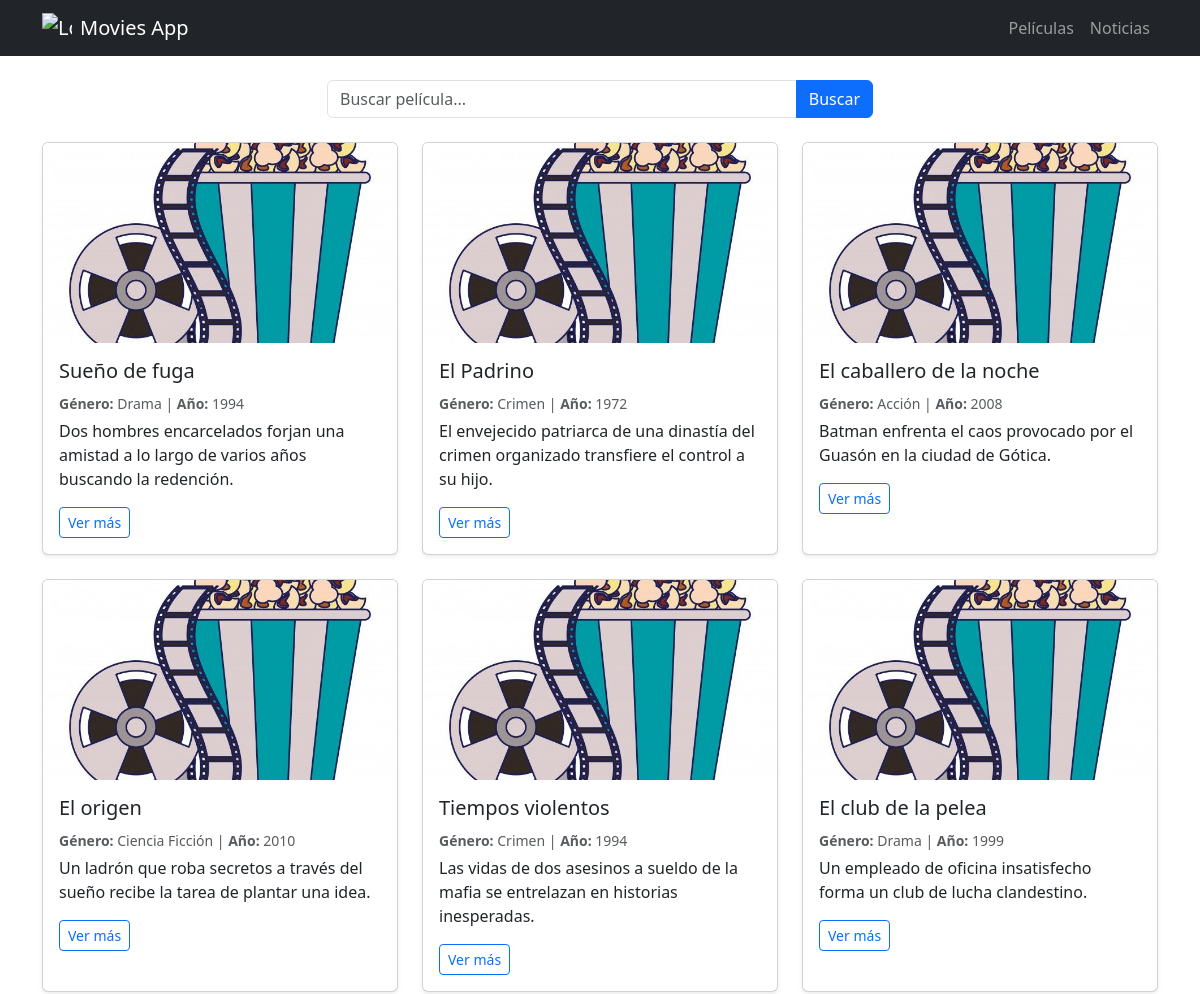
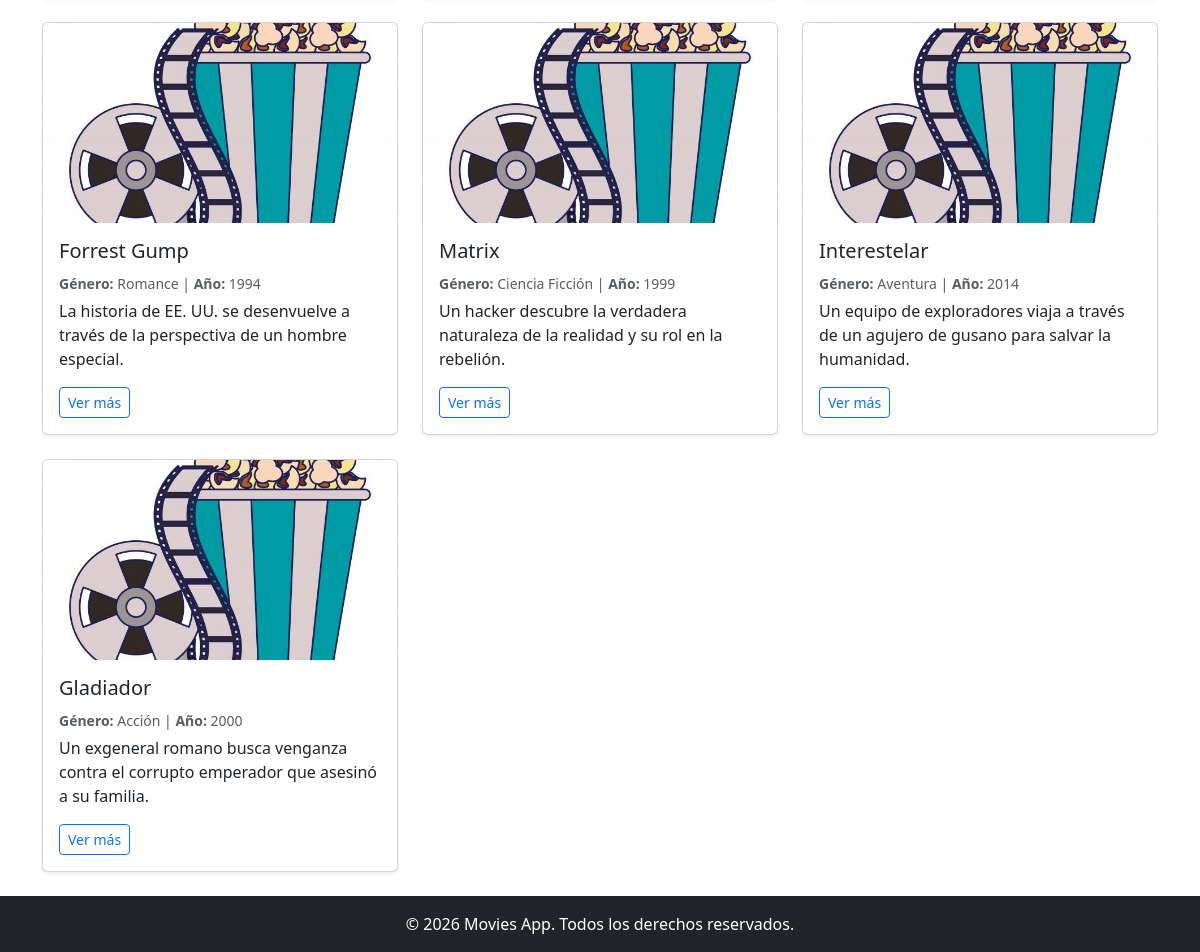
The page / on the database its author committed (2 pictures, top to bottom).
### movie/models.py (models this page shows, shortened)
class Movie(models.Model) :
    title = models.CharField(max_length = 100)
    description = models.CharField(max_length = 250)
    image = models.ImageField(upload_to='movie/images/')
    url = models.URLField(blank=True)
    genre = models.CharField(max_length=100, blank=True, null=True)
    year = models.IntegerField(blank=True, null=True)

### movie/views.py (the view)
# urls.py: 2. Add a URL to urlpatterns:  path('', views.home, name='home')
def home(request):
    searchTerm = request.GET.get('searchMovie')
    if searchTerm:
        movies = Movie.objects.filter(title__icontains=searchTerm)
    else:
        movies = Movie.objects.all()
    return render(request, 'home.html', {'searchTerm': searchTerm, 'movies': movies})

### movie/templates/home.html
{% extends 'base.html' %}
{% block content %}
<div class="row mb-4">
    <div class="col-md-6 offset-md-3">
        <form action="" method="GET">
            <div class="input-group">
                <input type="text" name="searchMovie" class="form-control" placeholder="Buscar película..." value="{{ searchTerm|default_if_none:'' }}">
                <button class="btn btn-primary" type="submit">Buscar</button>
            </div>
        </form>
    </div>
</div>
<div class="row row-cols-1 row-cols-md-3 g-4">
    {% for movie in movies %}
    <div class="col">
        <div class="card h-100 shadow-sm">
            {% if movie.image %}
<img src="{{ movie.image.url }}" class="card-img-top" alt="{{ movie.title }}" style="height: 200px; object-fit: cover;">
{% endif %}
            <div class="card-body">
                <h5 class="card-title">{{ movie.title }}</h5>
                <p class="card-text text-muted mb-1">
                <small><strong>Género:</strong> {{ movie.genre }} | <strong>Año:</strong> {{ movie.year }}</small>
                </p>
                <p class="card-text">{{ movie.description|truncatewords:20 }}</p>
                {% if movie.url %}
                <a href="{{ movie.url }}" class="btn btn-outline-primary btn-sm" target="_blank">Ver más</a>
                {% endif %}
            </div>
        </div>
    </div>
    {% empty %}
    <div class="col-12 text-center">
        <p>No se encontraron películas.</p>
    </div>
    {% endfor %}
</div>
{% endblock %}

### movie/templates/base.html (shortened to what this page needs)
<!DOCTYPE html>
<html lang="es">
<head>
    <link href="https://cdn.jsdelivr.net/npm/bootstrap@5.3.0/dist/css/bootstrap.min.css" rel="stylesheet">
</head>
<body class="d-flex flex-column min-vh-100">
    <nav class="navbar navbar-expand-lg navbar-dark bg-dark">
        <div class="container">
           {% load static %}
<a class="navbar-brand d-flex align-items-center gap-2" href="{% url 'home' %}">
    <img src="{% static 'movie/images/logo.png' %}" alt="Logo" width="30" height="30">
    Movies App
</a>
            <div class="collapse navbar-collapse" id="navbarNav">
                <ul class="navbar-nav ms-auto">
                    <li class="nav-item">
                        <a class="nav-link" href="{% url 'home' %}">Películas</a>
                    </li>
                    <li class="nav-item">
                        <a class="nav-link" href="{% url 'news' %}">Noticias</a>
                    </li>
                </ul>
            </div>
        </div>
    </nav>
    <main class="container my-4 flex-grow-1">
        {% block content %}
        {% endblock %}
    </main>
    <footer class="bg-dark text-white text-center py-3 mt-auto">
        <div class="container">
            <p class="mb-0">&copy; 2026 Movies App. Todos los derechos reservados.</p>
        </div>
    </footer>
</body>
</html>

### rows shown on the page
Movie: image (placeholder picture), title "Sueño de fuga", genre "Drama", year "1994", description "Dos hombres encarcelados forjan una amistad a lo largo de varios años buscando la redención."
Movie: image (placeholder picture), title "El Padrino", genre "Crimen", year "1972", description "El envejecido patriarca de una dinastía del crimen organizado transfiere el control a su hijo."
Movie: image (placeholder picture), title "El caballero de la noche", genre "Acción", year "2008", description "Batman enfrenta el caos provocado por el Guasón en la ciudad de Gótica."
Movie: image (placeholder picture), title "El origen", genre "Ciencia Ficción", year "2010", description "Un ladrón que roba secretos a través del sueño recibe la tarea de plantar una idea."
Movie: image (placeholder picture), title "Tiempos violentos", genre "Crimen", year "1994", description "Las vidas de dos asesinos a sueldo de la mafia se entrelazan en historias inesperadas."
Movie: image (placeholder picture), title "El club de la pelea", genre "Drama", year "1999", description "Un empleado de oficina insatisfecho forma un club de lucha clandestino."
Movie: image (placeholder picture), title "Forrest Gump", genre "Romance", year "1994", description "La historia de EE. UU. se desenvuelve a través de la perspectiva de un hombre especial."
Movie: image (placeholder picture), title "Matrix", genre "Ciencia Ficción", year "1999", description "Un hacker descubre la verdadera naturaleza de la realidad y su rol en la rebelión."
Movie: image (placeholder picture), title "Interestelar", genre "Aventura", year "2014", description "Un equipo de exploradores viaja a través de un agujero de gusano para salvar la humanidad."
Movie: image (placeholder picture), title "Gladiador", genre "Acción", year "2000", description "Un exgeneral romano busca venganza contra el corrupto emperador que asesinó a su familia."
